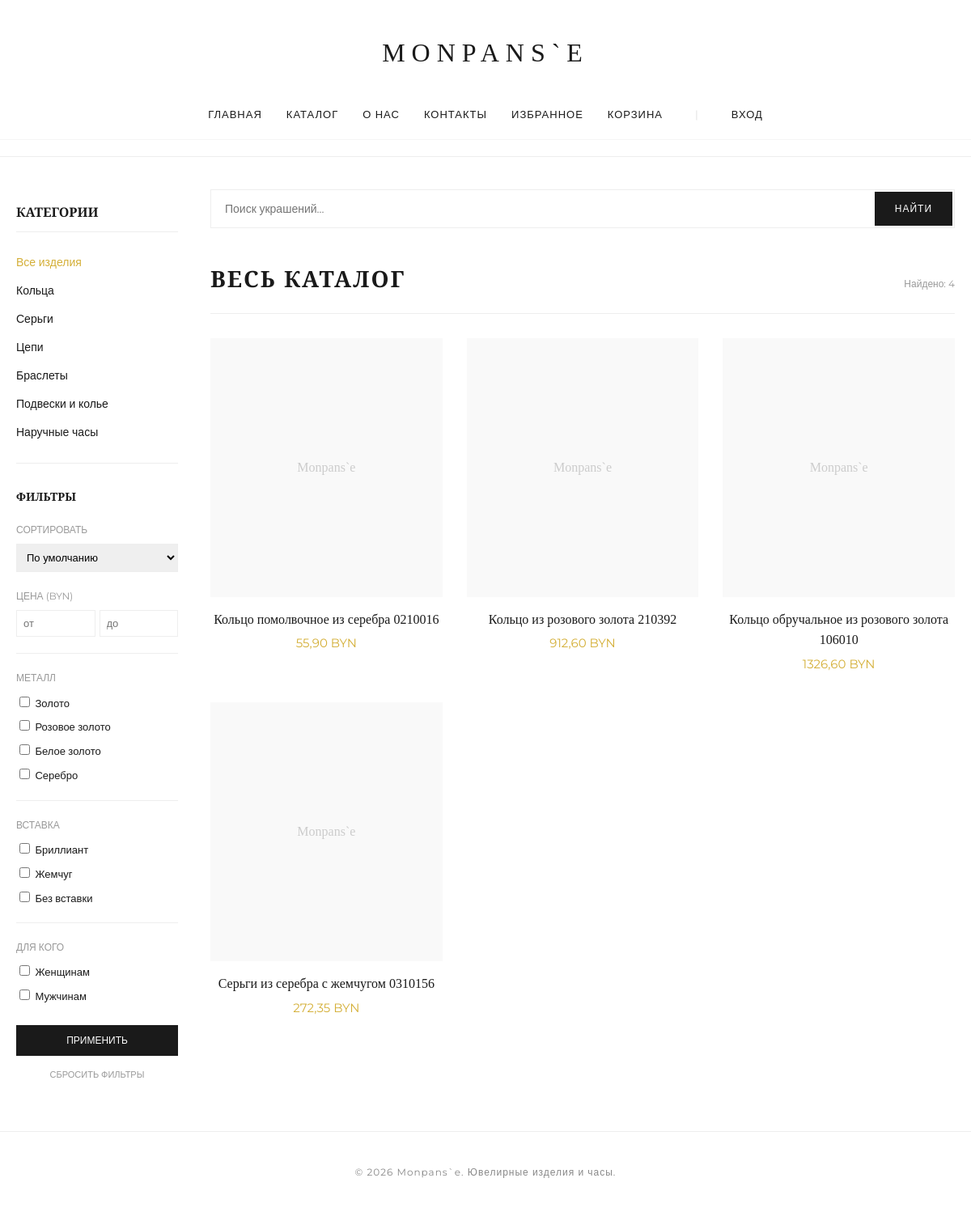
Before: /catalog/ with the older database file.
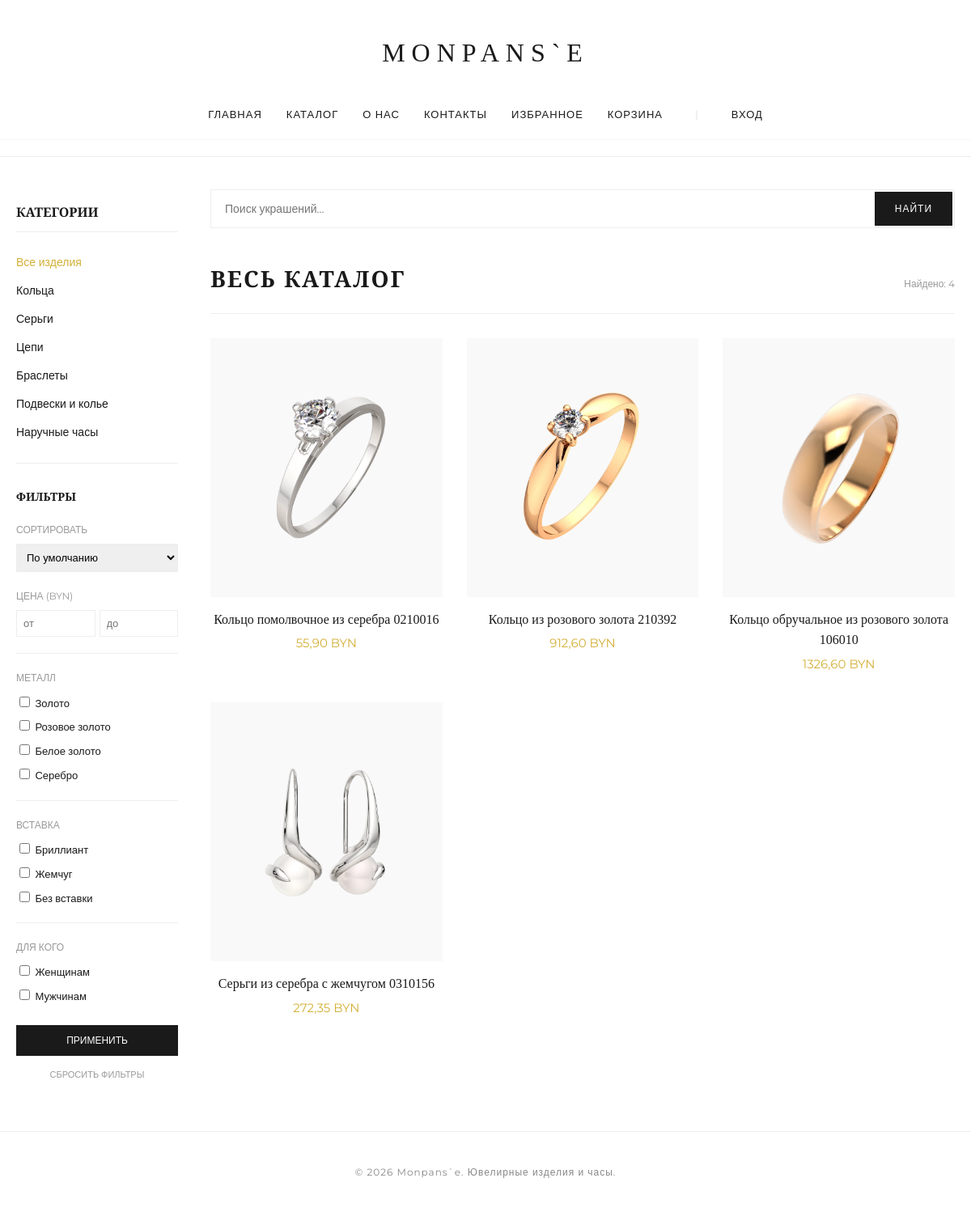
After: the same page with the newer database file.
### shop/models.py (models this page shows, shortened)
class Product(models.Model):
    MATERIAL_CHOICES = [
        ('gold', 'Золото'),
        ('rose gold', 'Розовое золото'),
        ('white gold', 'Белое золото'),
        ('silver', 'Серебро'),
        ('platinum', 'Платина'),
    ]
    INSERT_CHOICES = [
        ('diamond', 'Бриллиант'),
        ('emerald', 'Изумруд'),
        ('pearl', 'Жемчуг'),
        ('none', 'Без вставки'),
    ]
    GENDER_CHOICES = [
        ('women', 'Женщинам'),
        ('men', 'Мужчинам'),
        ('unisex', 'Унисекс'),
    ]
    category = models.ForeignKey(Category, on_delete=models.CASCADE, related_name='products', verbose_name="Категория")
    title = models.CharField(max_length=255, verbose_name="Название изделия")
    description = models.TextField(verbose_name="Описание")
    base_price = models.DecimalField(max_digits=10, decimal_places=2, verbose_name="Базовая цена")
    material = models.CharField(max_length=30, choices=MATERIAL_CHOICES, blank=True, null=True, verbose_name="Материал")
    insertion = models.CharField(max_length=30, choices=INSERT_CHOICES, blank=True, null=True, verbose_name="Вставка")
    gender = models.CharField(max_length=10, choices=GENDER_CHOICES, default='women', verbose_name="Для кого")
    sample = models.IntegerField(verbose_name="Проба")
    image = models.ImageField(upload_to='products/', null=True, blank=True, verbose_name="Изображение")
    class Meta:
        verbose_name = "Изделие"
        verbose_name_plural = "Изделия"

### shop/views.py (the view)
# urls.py: path('catalog/', views.catalog, name='catalog'),
def catalog(request, category_slug=None):
    category = None
    categories = Category.objects.all()
    products = Product.objects.all()
    query = request.GET.get('q')
    if query:
        products = products.filter(title__iregex=query)
    if category_slug:
        category = get_object_or_404(Category, slug=category_slug)
        products = products.filter(category=category)
    selected_materials = request.GET.getlist('materials')
    selected_inserts = request.GET.getlist('inserts')
    selected_genders = request.GET.getlist('genders')
    if selected_materials:
        products = products.filter(material__in=selected_materials)
    if selected_inserts:
        products = products.filter(insertion__in=selected_inserts)
    if selected_genders:
        products = products.filter(gender__in=selected_genders)
    min_price = request.GET.get('min_price')
    max_price = request.GET.get('max_price')
    if min_price: products = products.filter(base_price__gte=min_price)
    if max_price: products = products.filter(base_price__lte=max_price)
    sort = request.GET.get('sort')
    if sort == 'price_asc':
        products = products.order_by('base_price')
    elif sort == 'price_desc':
        products = products.order_by('-base_price')
    return render(request, 'shop/catalog.html', {
        'category': category,
        'categories': categories,
        'products': products,
        'query': query,
        'selected_materials': selected_materials,
        'selected_inserts': selected_inserts,
        'selected_genders': selected_genders,
        'sort': sort,
        'min_price': min_price,
        'max_price': max_price
    })

### shop/templates/shop/catalog.html (shortened to what the changed rows need)
{% extends 'shop/base.html' %}
{% block content %}
<div style="display: flex; gap: 40px; margin-top: 40px;">
    <section style="flex-grow: 1;">
    <header style="margin-bottom: 30px; display: flex; justify-content: space-between; align-items: baseline;">
        <h2 style="font-family: 'Playfair Display', serif; font-size: 28px; margin: 0;">
            {% if query %}
                Результаты поиска: «{{ query }}»
            {% elif category %}
                {{ category.name }}
            {% else %}
                Весь каталог
            {% endif %}
        </h2>
    </header>
    <div style="display: grid; grid-template-columns: repeat(auto-fill, minmax(220px, 1fr)); gap: 30px;">
        {% for product in products %}
        <div class="product-card">
            <a href="{% url 'product_detail' product.id %}" style="text-decoration: none; color: inherit;">
                <div style="background: #f9f9f9; height: 280px; display: flex; align-items: center; justify-content: center; padding: 20px; margin-bottom: 15px;">
                    {% if product.image %}
                        <img src="{{ product.image.url }}" style="max-width: 100%; max-height: 100%; object-fit: contain;">
                    {% else %}
                        <span style="color: #ccc; font-family: 'Playfair Display';">Monpans`e</span>
                    {% endif %}
                </div>
                <h4 style="font-family: 'Playfair Display', serif; font-size: 16px; margin: 0; font-weight: 400;">{{ product.title }}</h4>
                <p style="color: #d4af37; font-size: 15px; margin: 5px 0;">{{ product.base_price }} BYN</p>
            </a>
        </div>
        {% empty %}
        <p style="grid-column: 1/-1; text-align: center; color: #999; padding: 100px 0;">К сожалению, ничего не нашлось.</p>
        {% endfor %}
    </div>
</section>
</div>
{% endblock %}

Changed rows visible on the page:
changed Product "Кольцо помолвочное из серебра 0210016": image: picture added; no longer shows "Monpans`e"
changed Product "Кольцо из розового золота 210392": image: picture added; no longer shows "Monpans`e"
changed Product "Кольцо обручальное из розового золота 106010": image: picture added; no longer shows "Monpans`e"
changed Product "Серьги из серебра с жемчугом 0310156": image: picture added; no longer shows "Monpans`e"
